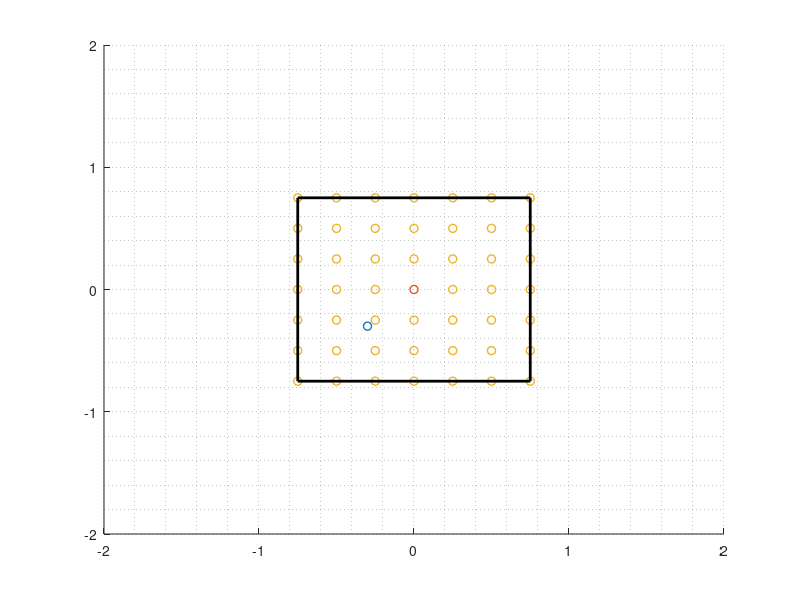

Write the MATLAB code that produced this figure.
clc, close all, clear all

% Asumiendo un phi = [0, 20, 20].

t_OWP = [-0.30,-0.30, 2];
t_OWC = [0, 0, 2];

% testbed
z0 = 0.76;
x_max=0.75;x_min=-0.75;
y_max=0.75;y_min=-0.75;
Xr = [x_min, x_max, x_max, x_min, x_min];
Yr = [y_min, y_min, y_max, y_max, y_min];
Zr = z0*ones(1,5);

% sample points
step = 0.25;
Rx = x_min:step:x_max;
Ry = y_min:step:y_max;
[XX,YY] = meshgrid(Rx,Ry);
NN = numel(XX)
R = [XX(:)'; YY(:)'; z0*ones(1,NN)];  % puntos del receptor


figure(1)
hold on
plot3(t_OWP(1),t_OWP(2),t_OWP(3),'o','LineWidth',1)
plot3(t_OWC(1),t_OWC(2),t_OWC(3),'o','LineWidth',1)
plot3(R(1,:),R(2,:),R(3,:),'o','LineWidth',1)
plot3(Xr, Yr, Zr, '-','LineWidth',2,'Color','k')
axis([-2 2 -2 2 0 2]);
grid minor;
